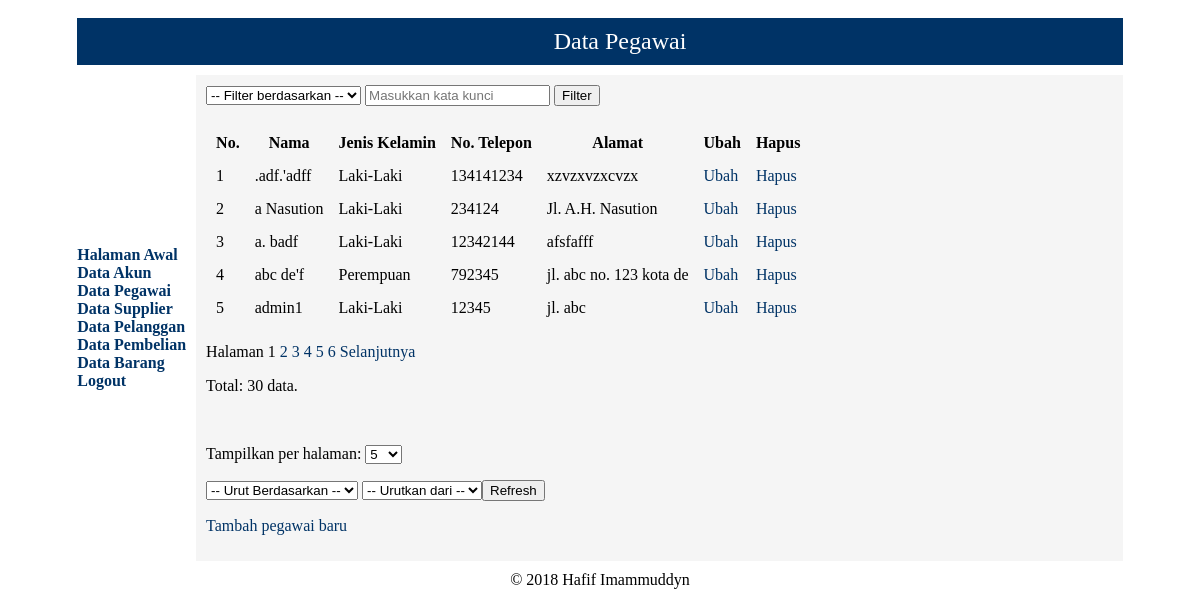
Page /lihat_pegawai.php (signed in) on the earlier database version.
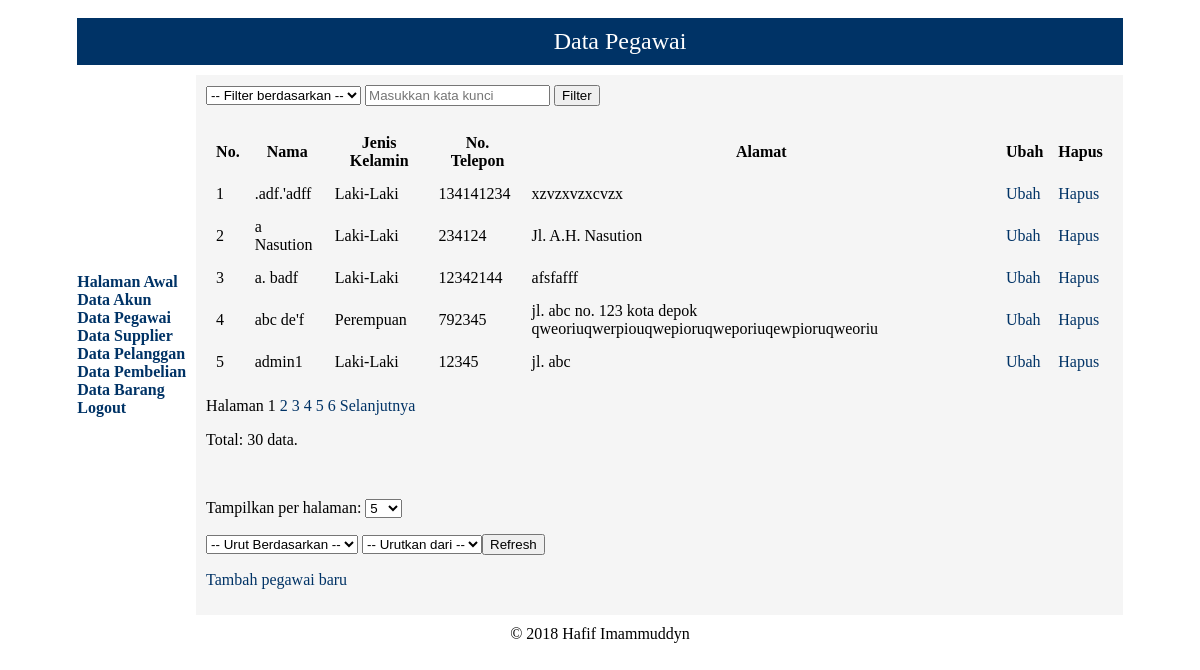
Same page on the later database version.
### tables this page shows
CREATE TABLE `tb_pegawai` (
  `kode_pegawai` int(11) NOT NULL AUTO_INCREMENT,
  `nama_lengkap` varchar(100) NOT NULL,
  `jenis_kelamin` enum('L','P') NOT NULL,
  `no_telepon` varchar(15) NOT NULL,
  `alamat` varchar(255) NOT NULL,
  PRIMARY KEY (`kode_pegawai`)
);

### lihat_pegawai.php (the view, shortened to what this page needs)
<?php
if (isset($_GET['display']) && check_five($_GET['display'])) {
    $display = $_GET['display'];
} else {
    if (isset($_SESSION['display'])) {
        $display = $_SESSION['display'];
    } else {
        $display = 5;
    }
}
if (isset($_GET['start']) && check_start($_GET['start'], $display)) {
    $start = $_GET['start'];
} else {
    $start = 0;
}
if (empty($_GET['col']) || empty($_GET['keyword']) || !in_array(strtolower($_GET['col']), ['1', '2', '3', '4'])) {
    $col = $keyword = FALSE;
} else {
    $col = trim(htmlentities($_GET['col']));
    $keyword = trim(htmlentities($_GET['keyword']));
}
if (isset($_GET['c'], $_GET['o']) && in_array($_GET['c'], [1, 2, 3, 4]) && in_array($_GET['o'], [1, 2])) {
    $c = $_GET['c'];
    $o = $_GET['o'];
    $sort_status = true;
} else {
    $c = $o = 1;
}
switch ($c) {
    case 1 : $column = 'nama_lengkap';
             break;
}
if ($o == 2) {
    $ob = 'DESC';
} else {
    $ob = 'ASC';
}
require('mysqli_connect.php');
if ($col && $keyword) {
    switch ($col) {
        case '1' : $colkey = 'nama_lengkap';
                   $hpc = 'Nama';
                   break;
        case '2' : $colkey = 'no_telepon';
                   $hpc = 'No. Telepon';
                   break;
        case '3' : $colkey = 'alamat';
                   $hpc = ucwords($colkey);
                   break;
    }
    $keyword = mysqli_real_escape_string($dbc, $keyword);
    $fq = " WHERE $colkey LIKE '%$keyword%'";
    $search = TRUE;
} else {
    $fq = '';
    $search = FALSE;
}
$q = "SELECT COUNT(*) FROM tb_pegawai $fq";
$r = @mysqli_query($dbc, $q) or die('<h1>Terjadi kesalahan!</h1><p>Kesalahan: ' . mysqli_error($dbc) . '</p>');
list($total_row) = mysqli_fetch_array($r, MYSQLI_NUM);
$q = "SELECT * FROM tb_pegawai $fq ORDER BY $column $ob LIMIT $start, $display";
$r = @mysqli_query($dbc, $q);
if ($r) {
    echo '<form name="pencarian" action="lihat_pegawai.php" method="get">
      <select name="col">
        <option value="">-- Filter berdasarkan --</option>
        <option value="1"' . ((isset($_GET['col']) && ($_GET['col'] == '1')) ? ' selected="selected"' : '') . '>Nama</option>
        <option value="2"' . ((isset($_GET['col']) && ($_GET['col'] == '2')) ? ' selected="selected"' : '') . '>No. Telepon</option>
        <option value="3"' . ((isset($_GET['col']) && ($_GET['col'] == '3')) ? ' selected="selected"' : '') . '>Alamat</option>
      </select>
      <input name="keyword" placeholder="Masukkan kata kunci" type="text" minlength="1" maxlength="255" value="' . ((isset($_GET['keyword']) ? $_GET['keyword'] : '')) . '" />
      <input name="submit" type="submit" value="Filter" />
    </form><br />';
    if ($total_row == 0) {
        if ($search) {
            echo '<p>Data tidak ditemukan.</p>';
        } else {
            echo '<p>Tidak ada data.</p>';
        }
    } else {
        echo '<table border="0" cellspacing="5" cellpadding="5">
          <tr>
            <th>No.</th>
            <th>Nama</th>
            <th>Jenis Kelamin</th>
            <th>No. Telepon</th>
            <th>Alamat</th>
            <th>Ubah</th>
            <th>Hapus</th>
          </tr>';
        $no = $start + 1;
        while ($row = mysqli_fetch_array($r, MYSQLI_ASSOC)) {
            echo '<tr>
                <td>' . $no . '</td>
                <td>' . $row['nama_lengkap'] . '</td>
                <td>' . (($row['jenis_kelamin'] == 'L') ? 'Laki-Laki' : 'Perempuan') . '</td>
                <td>' . $row['no_telepon'] . '</td>
                <td>' . $row['alamat'] . '</td>
                <td><a class="navlink" href="edit_pegawai.php?id=' . $row['kode_pegawai'] . '">Ubah</a></td>
                <td><a class="navlink" href="hapus_pegawai.php?id=' . $row['kode_pegawai'] . '">Hapus</a></td>
              </tr>';
            $no++;
        }
        echo '</table>';
        if (isset($_GET['c'])) {
            $c = $_GET['c'];
        } else {
            $c = NULL;
        }
        if (isset($_GET['o'])) {
            $o = $_GET['o'];
        } else {
            $o = NULL;
        }
        if ($total_row > $display) {
          $page = ceil($total_row / $display);
        } else {
          $page = 1;
        }
        if ($page > 1) {
            echo '<p>Halaman ';
            $current_page = ($start / $display) + 1;
            for ($i = 1; $i <= $page; $i++) {
                if ($i == $current_page) {
                    echo $i . ' ';
                } else {
                    echo '<a class="navlink" href="lihat_pegawai.php?col=' . $col . '&keyword=' . $keyword . '&start=' . ($display * ($i - 1)) . '&display=' . $display . '&c=' . $c . '&o=' . $o . '">' . $i . ' </a>';
                }
            }
            if ($current_page != $page) {
                echo ' <a class="navlink" href="lihat_pegawai.php?col=' . $col . '&keyword=' . $keyword . '&start=' . ($start + $display) . '&display=' . $display . '&c=' . $c . '&o=' . $o . '">Selanjutnya</a>';
            }
            echo '</p>';
        }
        echo '<p>Total: ' . $total_row . ' data.</p><br />';
        echo '<form name="sorting" action="lihat_pegawai.php" method="get">
            <p>
              <label>Tampilkan per halaman: </label>
              <select name="display">
                <option value="5"' . (($display == 5) ? ' selected="selected"' : '') . '>5</option>
                <option value="10"' . (($display == 10) ? ' selected="selected"' : '') . '>10</option>
                <option value="15"' . (($display == 15) ? ' selected="selected"' : '') . '>15</option>
              </select>
            </p>
            <p>
              <select name="c">
                <option value="">-- Urut Berdasarkan --</option>
                <option value="1"' . ((isset($_GET['c']) && ($_GET['c'] == 1)) ? ' selected="selected"' : '') . '>Nama</option>
                <option value="2"' . ((isset($_GET['c']) && ($_GET['c'] == 2)) ? ' selected="selected"' : '') . '>Jenis Kelamin</option>
                <option value="3"' . ((isset($_GET['c']) && ($_GET['c'] == 3)) ? ' selected="selected"' : '') . '>No. Telepon</option>
                <option value="4"' . ((isset($_GET['c']) && ($_GET['c'] == 4)) ? ' selected="selected"' : '') . '>Alamat</option>
              </select>
              <select name="o">
                <option value="">-- Urutkan dari --</option>
                <option value="1"' . ((isset($_GET['o']) && ($_GET['o'] == 1)) ? ' selected="selected"' : '') . '>A-Z</option>
                <option value="2"' . ((isset($_GET['o']) && ($_GET['o'] == 2)) ? ' selected="selected"' : '') . '>Z-A</option>
              </select>';
        echo '<input name="submit" type="submit" value="Refresh" /></p></form>';
    }
} else {
    echo '<h1>Terjadi kesalahan!</h1><p>Kesalahan:<br />' . mysqli_error($dbc) . '</p>';
}
echo '<p><a class="navlink" href="input_pegawai.php">Tambah pegawai baru</a></p>';
?>

Differences in the rows shown:
changed tb_pegawai "abc de'f": alamat "jl. abc no. 123 kota de" → "jl. abc no. 123 kota depok qweoriuqwerpiouqwepioruqweporiuqewpioruqweoriu"
